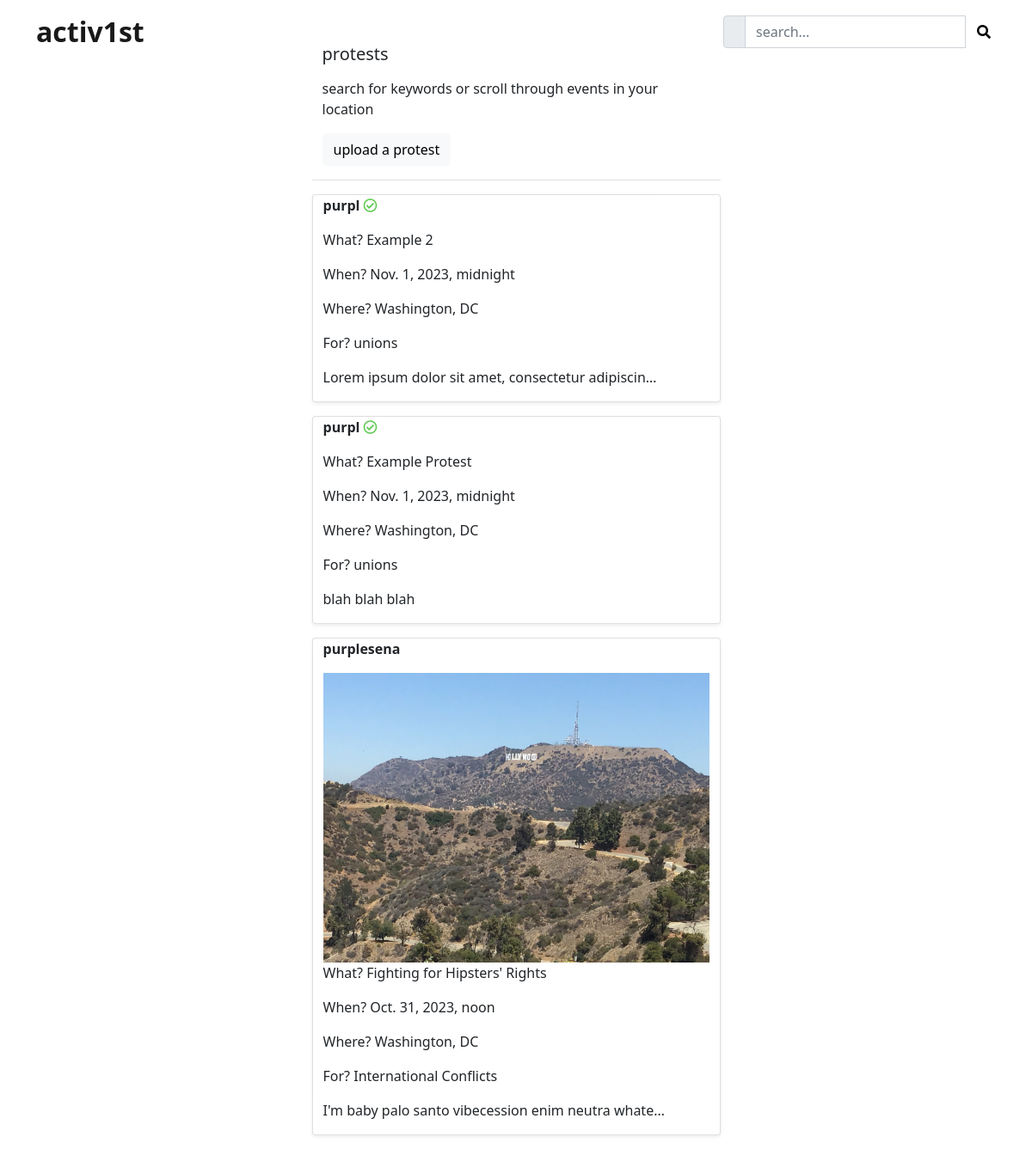
/social/protests, run on the app's committed database.
### social/models.py (models this page shows)
class Protest(models.Model):
    body = models.TextField()
    title = models.CharField(max_length=200, default="This is a Protest !")
    created_on = models.DateTimeField(default=timezone.now)
    date = models.DateTimeField(default=timezone.now)
    image = models.ImageField(upload_to='static/images', blank=True)
    author = models.ForeignKey(User, on_delete=models.CASCADE)
    location = models.CharField(max_length=100, blank=True)
    keyword = models.CharField(max_length=100)
    link = models.URLField(blank=True, null=True)

### social/views.py (the view, shortened to what this page needs)
# urls.py: path('protests', ProtestListView.as_view(), name='protests'),
class ProtestListView(View):
    def get(self, request, *args, **kwargs):
        protests = Protest.objects.all().order_by('-created_on')
        form = ProtestForm()
        context = {
            'protest_list': protests,
            'form': form,
        }
        return render(request, 'social/protests.html', context)

### social/forms.py
class ProtestForm(forms.ModelForm):
    title = forms.CharField(max_length=200)
    body = forms.CharField(
        label='',
        widget=forms.Textarea(attrs={'rows': 3, 'placeholder': 'explain your cause in as much detail as you want ! format: [quick summary][everything else]'})
    )
    date = forms.DateField()
    location = forms.CharField(max_length=100)
    keyword = forms.ChoiceField(choices=TOPIC_CHOICES)
    link = forms.URLField()
    image = forms.ImageField(required=False)
    class Meta:
        model = Protest
        fields = ['body', 'keyword', 'title', 'image', 'date', 'location', 'link']

### social/templates/social/protests.html (shortened to what this page needs)
{% extends 'landing/base.html' %}
{% load crispy_forms_tags %}
{% load static %}
{% block content %}
<div class="container">
    <div class="row justify-content-center mt-3">
        <div class="col-md-5 col-sm-12 border-bottom">
            <h5 class="mb-3">protests</h5>
            <p>search for keywords or scroll through events in your location</p>
            <button class="btn btn-light mb-3" type="button" data-bs-toggle="collapse" data-bs-target="#protest-form" aria-expanded="true" aria-controls="protest-form">upload a protest</button>
        </div>
    </div>
    {% for protest in protest_list %}
    <div class="row justify-content-center mt-3 mb-3">
        <div class="card shadow-sm col-md-5 col-sm-12 border-bottom position-relative">
            <p>
                <strong>{{ protest.author }}</strong>
                {% if protest.author.profile.is_verified %}
                    <i class="far fa-check-circle" style="color: #5ac84c;"></i>
                {% endif %}
            </p>
            {% if protest.image %}
            <img src="{{ protest.image.url }}" class="justify-content-center"/>
            {% endif %}
            <p>What? {{ protest.title }}</p>
            <p>When? {{ protest.date }}</p>
            <p>Where? {{ protest.location }}</p>
            <p>For? {{ protest.keyword }}</p>
            <p>{{ protest.body|truncatechars:50  }}</p>
        </div>
    </div>
    {% endfor %}
</div>
{% endblock content %}

### static/style.css (style rules this page uses)
body { padding-top: 35px; }

### data on the page
Protest: author "purpl", title "Example 2", date "Nov. 1, 2023, midnight", location "Washington, DC", keyword "unions", body "Lorem ipsum dolor sit amet, consectetur adipiscin…"
Protest: author "purpl", title "Example Protest", date "Nov. 1, 2023, midnight", location "Washington, DC", keyword "unions", body "blah blah blah"
Protest: author "purplesena", image (picture), title "Fighting for Hipsters' Rights", date "Oct. 31, 2023, noon", location "Washington, DC", keyword "International Conflicts", body "I'm baby palo santo vibecession enim neutra whate…"
